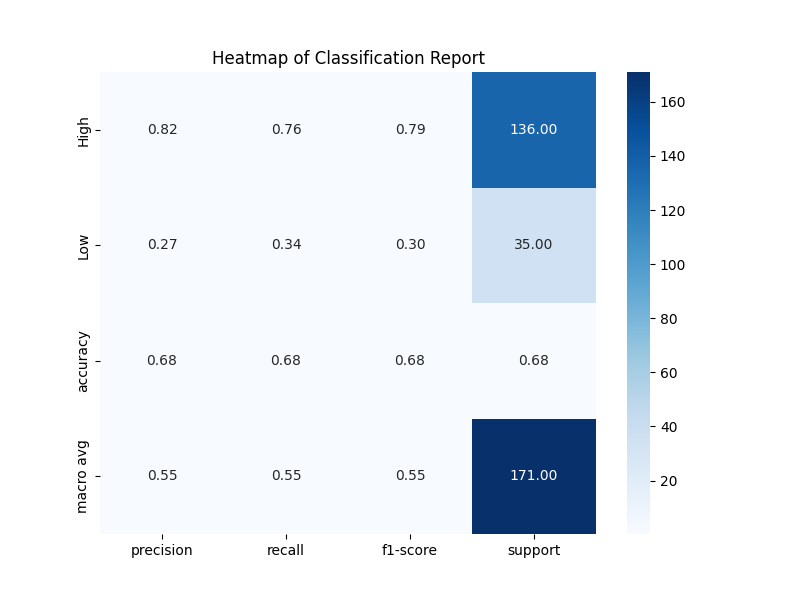

Python code for this plot:
import pandas as pd
from sklearn.model_selection import train_test_split, GridSearchCV
from sklearn.preprocessing import StandardScaler, OneHotEncoder, LabelEncoder
from sklearn.compose import ColumnTransformer
from sklearn.pipeline import Pipeline
from sklearn.ensemble import RandomForestClassifier
from sklearn.metrics import classification_report
import seaborn as sns
import matplotlib.pyplot as plt
from imblearn.over_sampling import SMOTE

# Load the dataset
data = pd.read_csv('Rockpaper.csv')

# Drop unnecessary columns
data = data.drop(columns=['TeamId', 'SubmissionDate'])

# Encode 'TeamName' as numeric
label_encoder = LabelEncoder()
data['TeamName'] = label_encoder.fit_transform(data['TeamName'])

# Define features and target
X = data.drop('Score', axis=1)
y = data['Score'].apply(lambda x: 'High' if x > 500 else 'Low')

# Split data
X_train, X_test, y_train, y_test = train_test_split(X, y, test_size=0.2, random_state=42)

# Apply SMOTE to balance the classes
smote = SMOTE(random_state=42)
X_train, y_train = smote.fit_resample(X_train, y_train)

# Define preprocessing for numeric and categorical data
numerical_cols = []
categorical_cols = ['TeamName']

preprocessor = ColumnTransformer(
    transformers=[
        ('num', StandardScaler(), numerical_cols),
        ('cat', OneHotEncoder(handle_unknown='ignore'), categorical_cols)
    ])

# Build a pipeline
pipeline = Pipeline(steps=[('preprocessor', preprocessor),
                           ('classifier', RandomForestClassifier(random_state=42))])

# Define hyperparameters for GridSearch
param_grid = {
    'classifier__n_estimators': [50, 100, 200],
    'classifier__max_depth': [None, 10, 20, 30],
    'classifier__min_samples_split': [2, 5, 10]
}

# Apply GridSearchCV
grid_search = GridSearchCV(pipeline, param_grid, cv=3, scoring='f1_weighted', n_jobs=-1)
grid_search.fit(X_train, y_train)

# Best parameters from GridSearch
print("Best parameters:", grid_search.best_params_)

# Predict and evaluate
y_pred = grid_search.predict(X_test)
report = classification_report(y_test, y_pred, output_dict=True)

# Create heatmap of the classification report
report_df = pd.DataFrame(report).transpose()
plt.figure(figsize=(8, 6))
sns.heatmap(report_df.iloc[:-1, :].astype(float), annot=True, cmap='Blues', fmt='.2f')
plt.title('Heatmap of Classification Report')
plt.show()

# Print classification report
print(report_df)
